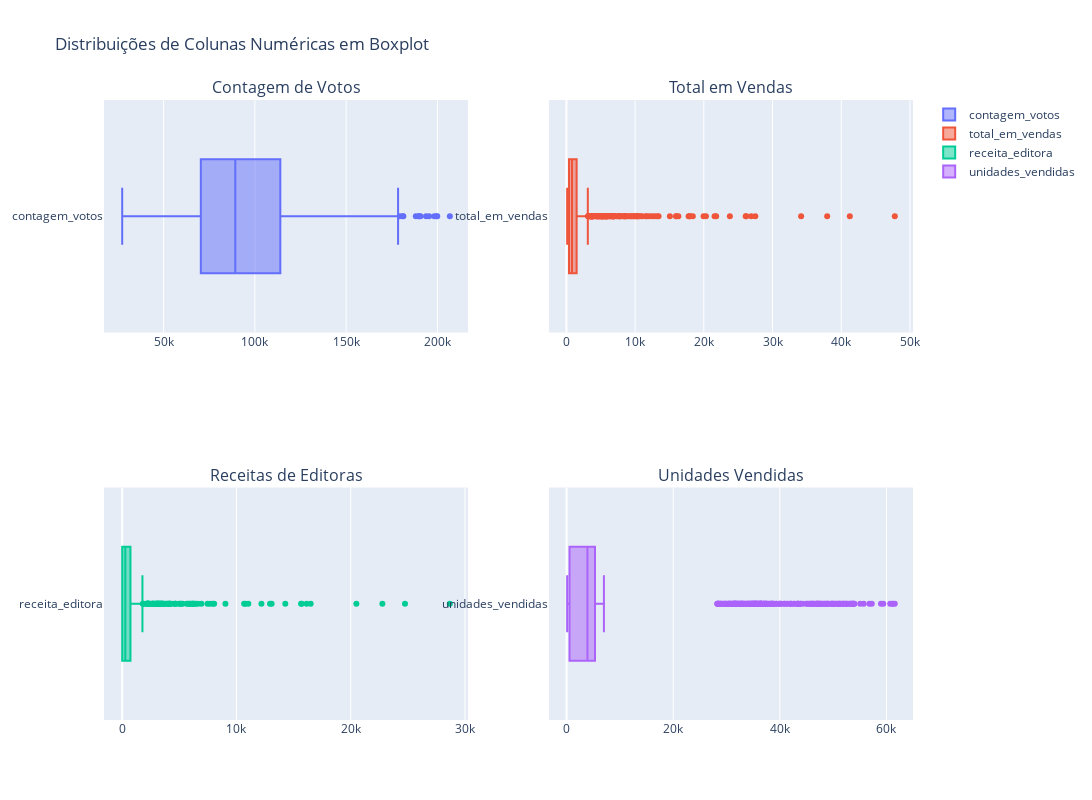

Here is the notebook cell this chart was saved with:
### Code cell
fig = sp.make_subplots(rows=2, cols=2, subplot_titles=['Contagem de Votos', 'Total em Vendas', 'Receitas de Editoras', 'Unidades Vendidas'])

fig.add_trace(go.Box(x=df['contagem_votos'], name='contagem_votos'), row=1, col=1)
fig.add_trace(go.Box(x=df['total_em_vendas'], name='total_em_vendas'), row=1, col=2)
fig.add_trace(go.Box(x=df['receita_editora'], name='receita_editora'), row=2, col=1)
fig.add_trace(go.Box(x=df['unidades_vendidas'], name='unidades_vendidas'), row=2, col=2)

fig.update_layout(height=800, width=1780, title_text="Distribuições de Colunas Numéricas em Boxplot")
fig.show()

### Figure 1 — Plotly figure (JSON) as saved in the notebook; plotly's stock layout.template omitted (floating-point values rounded to 4 significant figures; data arrays with more than 128 entries replaced by an {"elided": "..."} marker saying what was removed)
{"data": [{"name": "contagem_votos", "type": "box", "x": {"elided": "1069 int values"}, "xaxis": "x", "yaxis": "y"}, {"name": "total_em_vendas", "type": "box", "x": {"elided": "1069 float values"}, "xaxis": "x2", "yaxis": "y2"}, {"name": "receita_editora", "type": "box", "x": {"elided": "1069 float values"}, "xaxis": "x3", "yaxis": "y3"}, {"name": "unidades_vendidas", "type": "box", "x": {"elided": "1069 int values"}, "xaxis": "x4", "yaxis": "y4"}], "layout": {"annotations": [{"font": {"size": 16}, "showarrow": false, "text": "Contagem de Votos", "x": 0.225, "xanchor": "center", "xref": "paper", "y": 1, "yanchor": "bottom", "yref": "paper"}, {"font": {"size": 16}, "showarrow": false, "text": "Total em Vendas", "x": 0.775, "xanchor": "center", "xref": "paper", "y": 1, "yanchor": "bottom", "yref": "paper"}, {"font": {"size": 16}, "showarrow": false, "text": "Receitas de Editoras", "x": 0.225, "xanchor": "center", "xref": "paper", "y": 0.375, "yanchor": "bottom", "yref": "paper"}, {"font": {"size": 16}, "showarrow": false, "text": "Unidades Vendidas", "x": 0.775, "xanchor": "center", "xref": "paper", "y": 0.375, "yanchor": "bottom", "yref": "paper"}], "height": 800, "title": {"text": "Distribuições de Colunas Numéricas em Boxplot"}, "width": 1780, "xaxis": {"anchor": "y", "domain": [0, 0.45]}, "xaxis2": {"anchor": "y2", "domain": [0.55, 1]}, "xaxis3": {"anchor": "y3", "domain": [0, 0.45]}, "xaxis4": {"anchor": "y4", "domain": [0.55, 1]}, "yaxis": {"anchor": "x", "domain": [0.625, 1]}, "yaxis2": {"anchor": "x2", "domain": [0.625, 1]}, "yaxis3": {"anchor": "x3", "domain": [0, 0.375]}, "yaxis4": {"anchor": "x4", "domain": [0, 0.375]}}}
